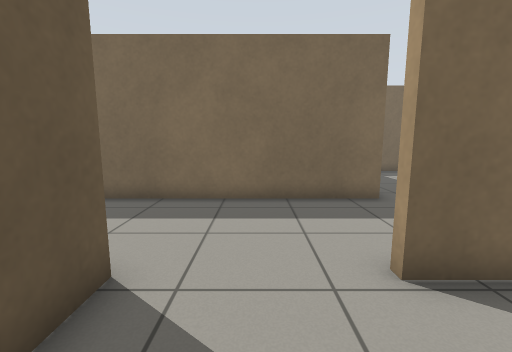
view 1 (above)

16 first-person views from a walk through a robot-simulator world made for Gazebo. The camera is 0.94 m above the floor, tilts 8° down and sees 90° across. The floor is counted in squares, 0.5 m on a side. Each view is taken from the middle of a square. On the plan, view 1 faces up. The plan holds only what a view shows up to about 15 squares ahead; the rest is blank.

view 2
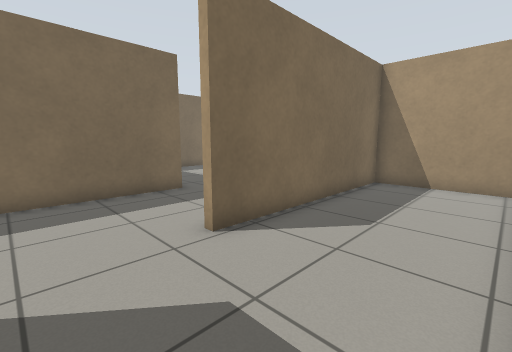

view 3
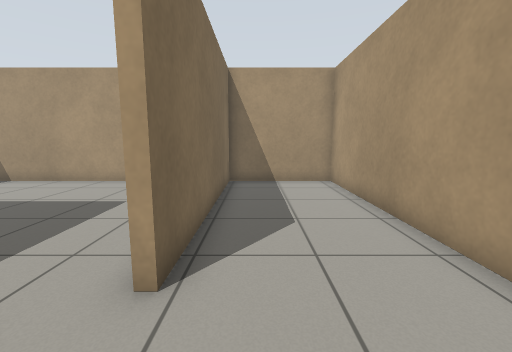

view 4
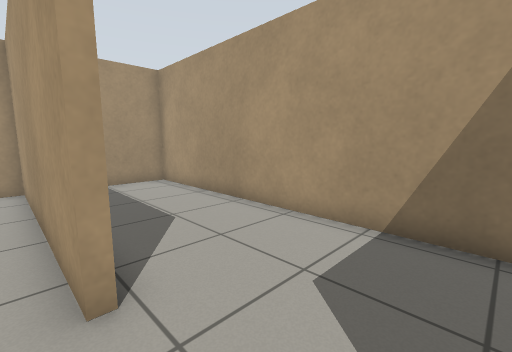

view 5
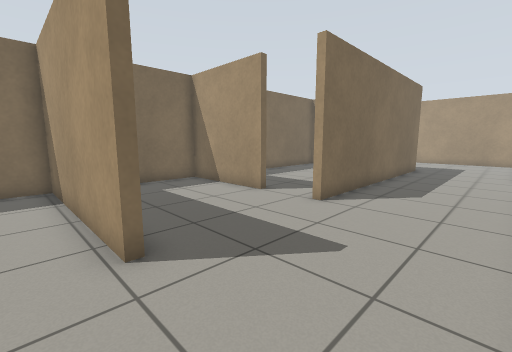

view 6
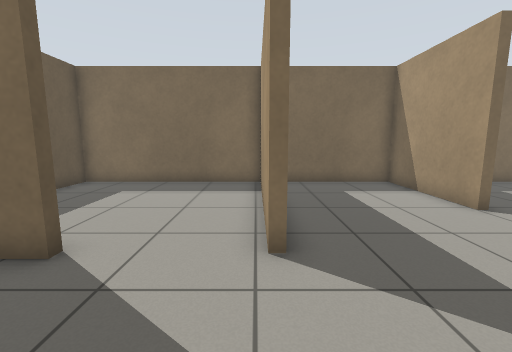

view 7
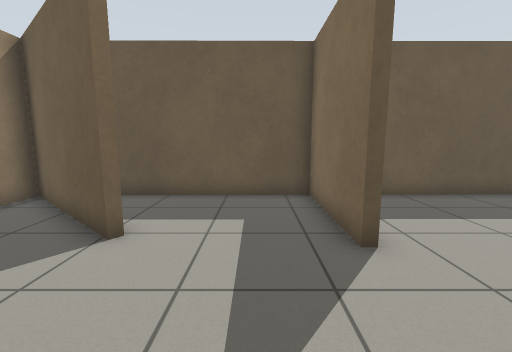

view 8
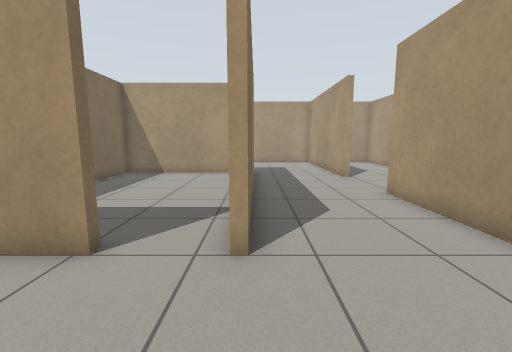

view 9
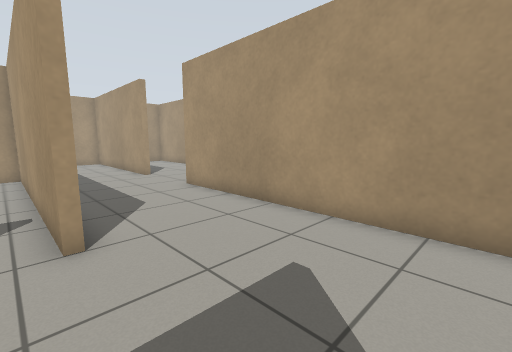

view 10
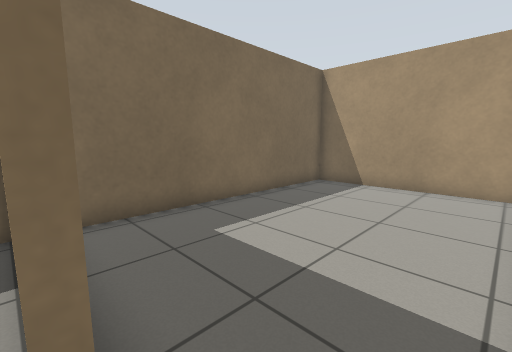

view 11
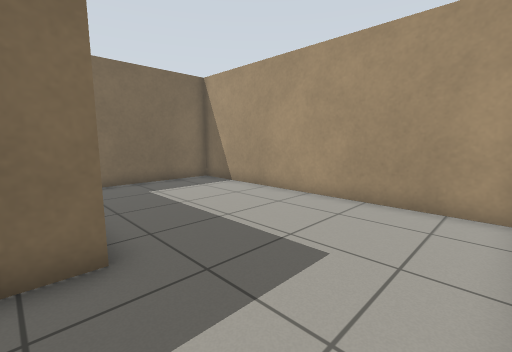

view 12
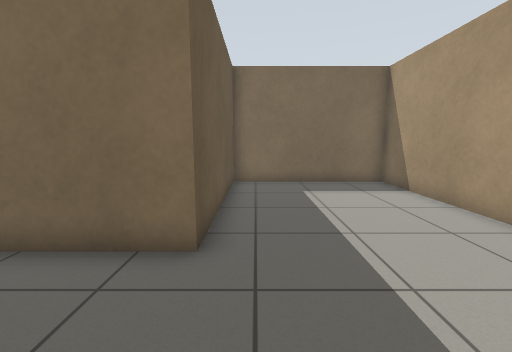

view 13
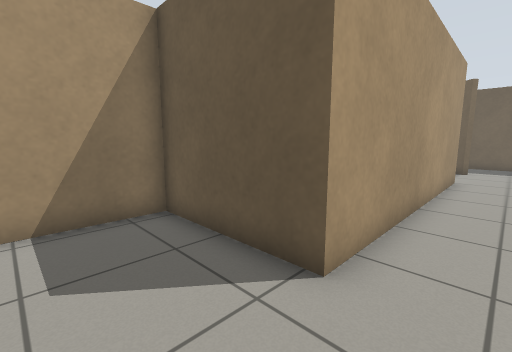

view 14
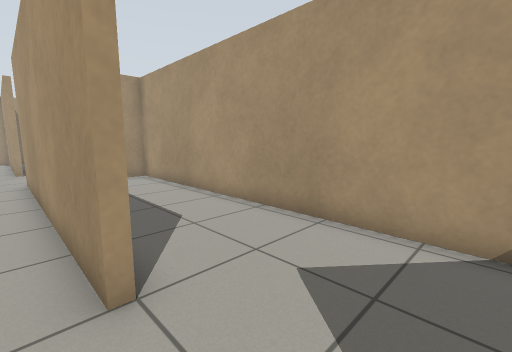

view 15
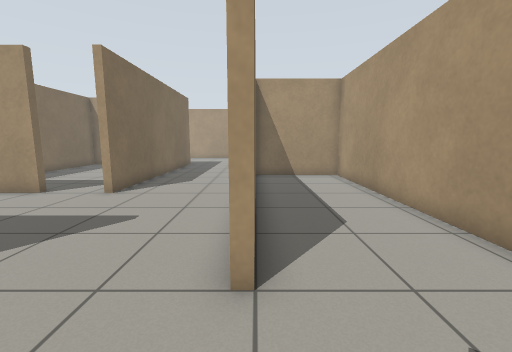

view 16
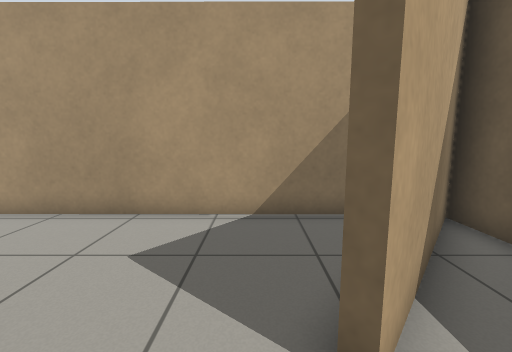

### Floor plan
Points are (right, up) in squares from view 1. A wall is a line through its corners. A room is listed if a view was taken in it or the views show most of it. See-through windows are left out.
Room 1 (views 1, 2, 3)
walls: (-2, 3.3) (-2, -1.4) (10.7, -1.5) (10.7, 3.2) (2, 3.2) (2, 3.5)
ways out: opening at (0, 3) to room 2
Room 2 (views 4, 6, 7, 8, 9, 10, 11, 12, 13)
walls: (2, 3.5) (10.7, 3.5) (10.7, 15.4) (4, 15.4) (4, 8.1) (-7, 8.1) (-7, 8.4); (-7, 10.6) (-7, 15.4) (-11.6, 15.4); (-12.4, 8.1) (-12.8, 8.1); (-13.1, 3.3) (-2, 3.3)
ways out: opening at (0, 3) to room 1; opening at (-13, 6) to room 3; opening at (-7, 9.5) to room 5
Room 3 (views 5, 14, 16)
walls: (-16.3, 8.3) (-16.3, 7.9) (-20.7, 7.9) (-20.6, -1.3); (-12.8, 8.1) (-12.8, 15.4) (-20.7, 15.4) (-20.7, 10.2); (-20.7, -1.1) (-16.8, 3.5)
ways out: opening at (-13, 6) to room 2; opening at (-15, 3) to room 4
Room 4 (view 15)
walls: (-12.6, 3) (-13.1, 3); (-9, 3) (-9.5, 3); (-16.6, 3.3) (-20.5, -1.3) (-2.3, -1.4) (-2.3, 3)
ways out: opening at (-15, 3) to room 3
Room 5 (no view inside)
walls: (-7, 8.4) (3.7, 8.4) (3.7, 15.4) (-6, 15.4)
ways out: opening at (-7, 9.5) to room 2

Where each view was taken, in squares from view 1:
view 1: 0 up, 0 right, facing up
view 2: 1 down, 1 left, facing up-right
view 3: 2 up, 1 left, facing right
view 4: 4 up, 1 left, facing down-right
view 5: 4 up, 14 left, facing up-right
view 6: 4 up, 13 left, facing up
view 7: 6 up, 12 left, facing left
view 8: 8 up, 11 left, facing right
view 9: 9 up, 12 left, facing down-right
view 10: 9 up, 7 left, facing up-right
view 11: 4 up, 3 right, facing up-right
view 12: 4 up, 5 right, facing up
view 13: 5 up, 1 right, facing down-left
view 14: 4 up, 16 left, facing down-right
view 15: 3 up, 16 left, facing right
view 16: 5 up, 16 left, facing down
